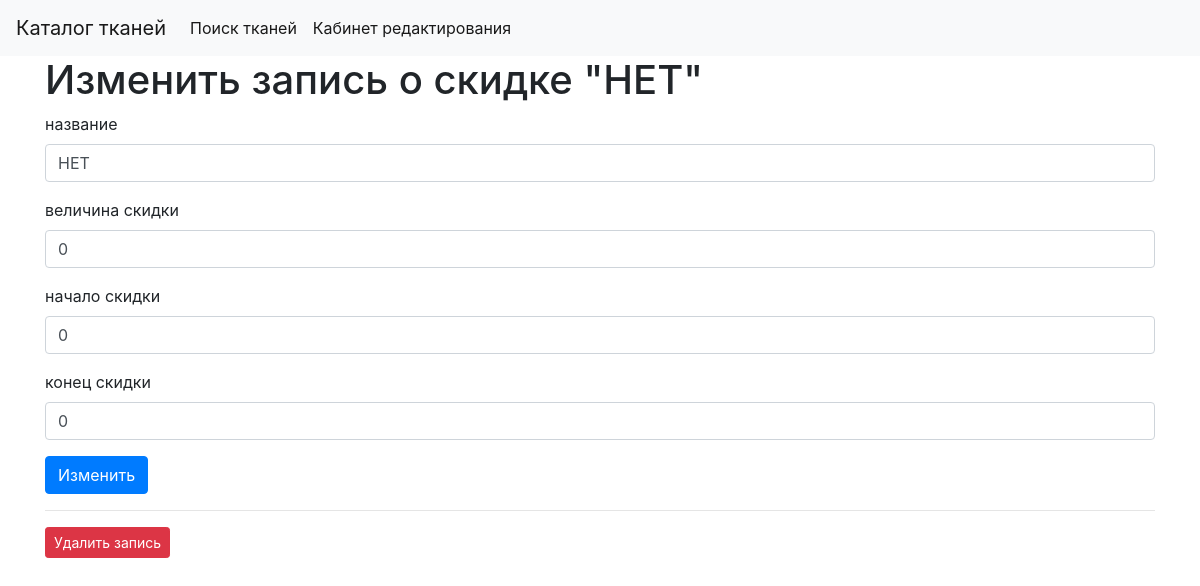
Screenshot of /alldiscount/1/edit with the database file from the repository.
### tables this page shows
CREATE TABLE "скидка" (
	"id_скидки"	INTEGER,
	"название"	TEXT NOT NULL,
	"величина_скидки"	INTEGER NOT NULL,
	"дата_начала_скидки"	DATETIME NOT NULL,
	"дата_конца_скидки"	DATETIME NOT NULL,
	PRIMARY KEY("id_скидки" AUTOINCREMENT)
);

### main.py (the view, shortened to what this page needs)
@app.route('/alldiscount/<int:id>/edit', methods=('GET', 'POST'))
def edit_dis(id):
    post = get_post(id, 'SELECT * FROM скидка WHERE id_скидки = ?')
    return render_template('edit_dis.html', post=post)

### main.py (called while the page is built)
def get_db_connection():
    conn = sqlite3.connect('database.db')
    conn.row_factory = sqlite3.Row
    return conn

def get_post(post_id,table):
    conn = get_db_connection()
    post = conn.execute(table,
                        (post_id,)).fetchone()
    conn.close()
    if post is None:
        abort(404)
    return post

### templates/edit_dis.html (shortened to what this page needs)
  {% extends 'base.html' %}
{% block content %}
<h1>{% block title %} Изменить запись о скидке "{{ post['название'] }}" {% endblock %}</h1>
<form method="post">
    <div class="form-group">
        <label for="название">название</label>
        <input type="text" name="название"
               placeholder="название" class="form-control"
               value="{{ request.form['название'] or post['название'] }}">
    </div>
    <div class="form-group">
        <label for="величина_скидки">величина скидки</label>
        <input type="text" name="величина_скидки"
               placeholder="величина_скидки" class="form-control"
               value="{{ request.form['величина_скидки'] or post['величина_скидки']}}">
    </div>
    <div class="form-group">
        <label for="дата_начала_скидки">начало скидки</label>
        <input type="text" name="дата_начала_скидки"
               placeholder="дата_начала_скидки" class="form-control"
               value="{{ request.form['дата_начала_скидки'] or post['дата_начала_скидки'] }}">
    </div>
    <div class="form-group">
        <label for="дата_конца_скидки">конец скидки</label>
        <input type="text" name="дата_конца_скидки"
               placeholder="дата_конца_скидки" class="form-control"
               value="{{ request.form['дата_конца_скидки']  or post['дата_конца_скидки']}}">
    </div>
    <div class="form-group">
        <button type="submit" class="btn btn-primary">Изменить</button>
    </div>
</form>
<hr>
<form action="{{ url_for('delete_dis', id=post['id_скидки']) }}" method="POST">
    <input type="submit" value="Удалить запись"
            class="btn btn-danger btn-sm"
            onclick="return confirm('Действительно вы хотите удалить эту запись?')">
</form>
{% endblock %}

### rows the page displays
скидка: название "НЕТ", величина_скидки "0", дата_начала_скидки "0", дата_конца_скидки "0"
